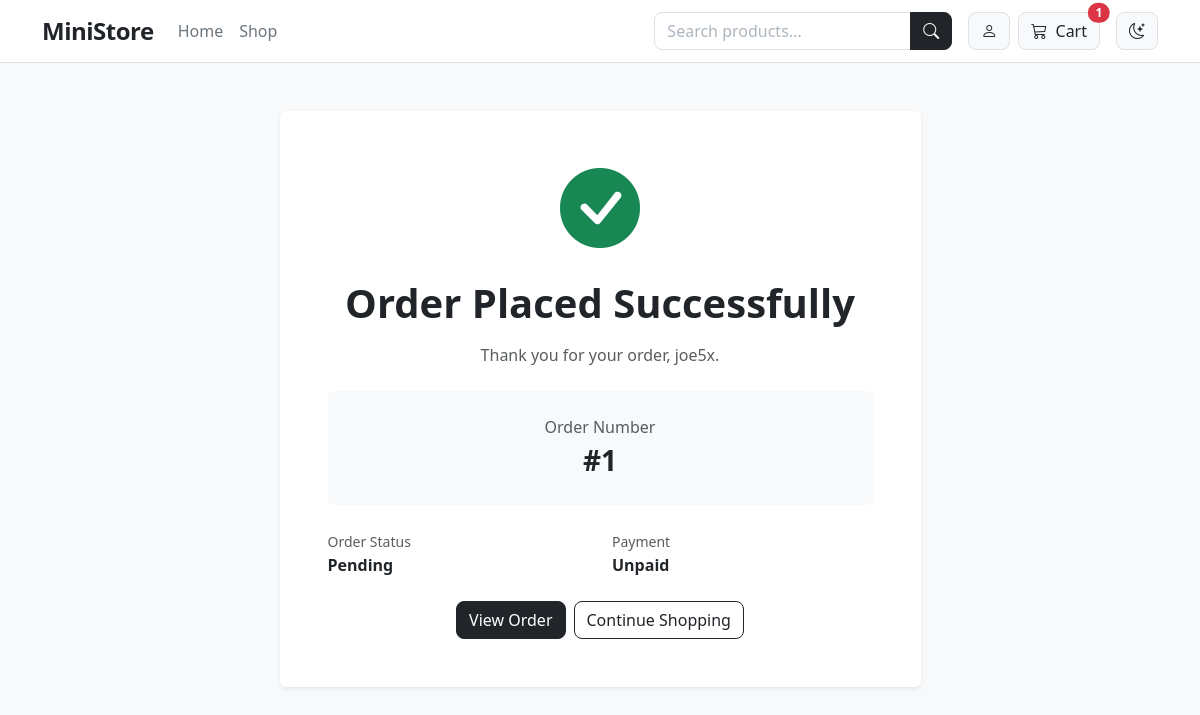
Screenshot of /cart/success/1/ (signed in) with the database file from the repository.
### apps/orders/models.py (models this page shows, shortened)
class Order(models.Model):
    class Status(models.TextChoices):
        PENDING = "pending", "Pending"
        CONFIRMED = "confirmed", "Confirmed"
        PROCESSING = "processing", "Processing"
        SHIPPED = "shipped", "Shipped"
        DELIVERED = "delivered", "Delivered"
        CANCELLED = "cancelled", "Cancelled"
        COMPLETED = "completed", "Completed"
    class PaymentStatus(models.TextChoices):
        UNPAID = "unpaid", "Unpaid"
        PENDING = "pending", "Pending"
        PAID = "paid", "Paid"
        FAILED = "failed", "Failed"
        REFUNDED = "refunded", "Refunded"
    class PaymentMethod(models.TextChoices):
        PAYSTACK = "paystack", "Paystack"
        FLUTTERWAVE = "flutterwave", "Flutterwave"
        CASH = "cash", "Cash on Delivery"
    user = models.ForeignKey(
        settings.AUTH_USER_MODEL,
        on_delete=models.SET_NULL,
        null=True,
        blank=True,
        related_name="orders",
    )
    full_name = models.CharField(max_length=150)
    email = models.EmailField()
    phone = models.CharField(max_length=30)
    address = models.TextField()
    city = models.CharField(max_length=100)
    state = models.CharField(max_length=100)
    lga = models.CharField(
        max_length=100,
        blank=True,
    )
    subtotal = models.DecimalField(
        max_digits=12,
        decimal_places=2,
        default=Decimal("0.00"),
    )
    delivery_fee = models.DecimalField(
        max_digits=12,
        decimal_places=2,
        default=Decimal("0.00"),
    )
    total = models.DecimalField(
        max_digits=12,
        decimal_places=2,
        default=Decimal("0.00"),
    )
    status = models.CharField(
        max_length=20,
        choices=Status.choices,
        default=Status.PENDING,
    )
    payment_status = models.CharField(
        max_length=20,
        choices=PaymentStatus.choices,
        default=PaymentStatus.UNPAID,
    )
    payment_method = models.CharField(
        max_length=20,
        choices=PaymentMethod.choices,
        blank=True,
    )
    payment_reference = models.CharField(
        max_length=150,
        blank=True,
        unique=True,
        null=True,
    )
    notes = models.TextField(
        blank=True,
    )
    created_at = models.DateTimeField(
        auto_now_add=True,
    )
    updated_at = models.DateTimeField(
        auto_now=True,
    )
    class Meta:
        ordering = ["-created_at"]

### apps/orders/views.py (the view)
def order_success(
    request,
    order_id,
):
    order = get_object_or_404(
        Order,
        pk=order_id,
    )
    return render(
        request,
        "order/order_success.html",
        {
            "order": order,
        },
    )

### apps/cart/models.py (called while the page is built)
    @property
    def item_count(self):
        return sum(
            item.quantity
            for item in self.items.select_related("product")
        )

### apps/cart/services.py (called while the page is built, shortened)
def get_cart(request):
    if request.user.is_authenticated:
        cart, created = Cart.objects.get_or_create(
            user=request.user
        )
        return cart

### apps/core/context_processors.py (called while the page is built)
def cart_context(request):
    cart = get_cart(request)
    return {
        "cart": cart,
        "cart_item_count": cart.item_count,
    }

### templates/order/order_success.html (shortened to what this page needs)
{% extends "base.html" %}
{% block content %}
<div class="container py-5">
<div class="row justify-content-center">
    <div class="col-lg-7">
        <div class="card border-0 shadow-sm text-center">
            <div class="card-body p-5">
                <div class="text-success mb-4">
                    <i class="bi bi-check-circle-fill display-1"></i>
                </div>
                <h1 class="fw-bold">
                    Order Placed Successfully
                </h1>
                <p class="text-muted mt-3">
                    Thank you for your order,
                    {{ order.full_name }}.
                </p>
                <div class="bg-light rounded p-4 my-4">
                    <div class="text-muted">
                        Order Number
                    </div>
                    <div class="fs-3 fw-bold">
                        #{{ order.id }}
                    </div>
                </div>
                <div class="row text-start mb-4">
                    <div class="col-md-6">
                        <small class="text-muted">
                            Order Status
                        </small>
                        <div class="fw-semibold">
                            {{ order.get_status_display }}
                        </div>
                    </div>
                    <div class="col-md-6">
                        <small class="text-muted">
                            Payment
                        </small>
                        <div class="fw-semibold">
                            {{ order.get_payment_status_display }}
                        </div>
                    </div>
                </div>
                <div class="d-flex gap-2 justify-content-center">
                    <a
                        href="{% url 'orders:detail' order.id %}"
                        class="btn btn-dark"
                    >
                        View Order
                    </a>
                    <a
                        href="{% url 'catalog:product_list' %}"
                        class="btn btn-outline-dark"
                    >
                        Continue Shopping
                    </a>
                </div>
            </div>
        </div>
    </div>
</div>
</div>
{% endblock %}

### static/css/style.css (style rules this page uses)
:root { --bg-body: #ffffff; --text-main: #212529; --text-muted: #6c757d; --text-placeholder: #adb5bd; --bg-card: #ffffff; --bg-surface: #f8f9fa; --bg-surface-nested: #f1f3f5; --bg-image-wrapper: #f5f5f5; --bg-placeholder-alt: #dee2e6; --border-color: #dee2e6; --hero-gradient: linear-gradient(135deg, #f8f9fa 0%, #eef1f5 100%); --hero-card-gradient: linear-gradient(135deg, #212529, #495057); --hero-card-text: #ffffff; --category-overlay: linear-gradient(transparent, rgba(0, 0, 0, 0.85)); --category-text: #ffffff; --shadow-hover: rgba(0, 0, 0, 0.12); --shadow-hero: rgba(0, 0, 0, 0.15); }
body { min-height: 100vh; background-color: var(--bg-body); color: var(--text-main); transition: background-color 0.3s ease, color 0.3s ease; }
.btn { border-radius: 8px; }

### rows the page displays
Order: full_name "joe5x", id "1", status "Pending", payment_status "Unpaid"

### other values shown
{{ cart_item_count }} "1"
